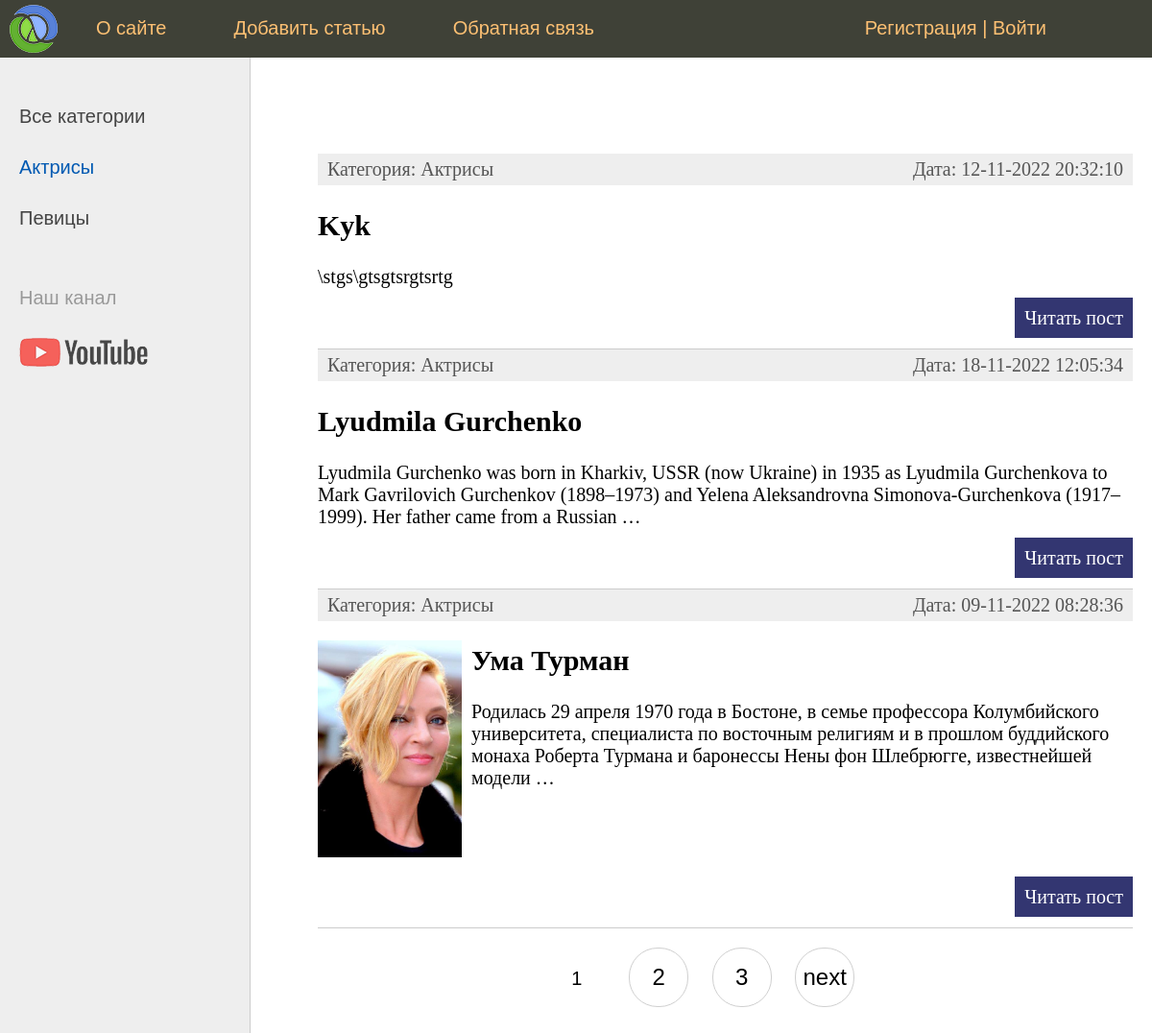
Screenshot of /category/aktrisy/ with the database file from the repository.
### women/models.py (models this page shows, shortened)
class Category(models.Model):
    name = models.CharField(max_length=100, db_index=True, verbose_name="Категория")
    slug = models.SlugField(max_length=255, unique=True, db_index=True, verbose_name="URL")
    def __str__(self):
        return self.name
    def get_absolute_url(self):
        return reverse('category', kwargs={'cat_slug': self.slug})
    class Meta:
        verbose_name = 'Категория'
        verbose_name_plural = 'Категории'
        ordering = ['id']

class Women(models.Model):
    title = models.CharField(max_length=255, verbose_name="Заголовок")
    slug = models.SlugField(max_length=255, unique=True, db_index=True, verbose_name="URL")
    content = models.TextField(blank=True,verbose_name="Текст статьи")
    photo = models.ImageField(upload_to="photos/%Y/%m/%d/", verbose_name="Фото")
    time_create= models.DateTimeField(auto_now_add=True, verbose_name="Время создания")
    time_update= models.DateTimeField(auto_now=True, verbose_name="Время изменения")
    is_published = models.BooleanField(default=True, verbose_name="Публикация")
    cat = models.ForeignKey('Category', on_delete=models.PROTECT, verbose_name="Категории")
    def get_absolute_url(self):
        return reverse('post', kwargs={'post_slug': self.slug})
    class Meta:
        verbose_name = 'Известные женщины'
        verbose_name_plural = 'Известные женщины'
        ordering = ['-time_create', 'title']

### women/views.py (the view)
# urls.py: path('category/<slug:cat_slug>/', ShowCategory.as_view(), name='category')
class ShowCategory(DataMixin, ListView):
    posts = Women
    template_name = 'women/index.html'
    context_object_name = 'posts'
    allow_empty = False
    def get_context_data(self, *, object_list=None, **kwargs):
        context = super().get_context_data(**kwargs)
        c=Category.objects.get(slug = self.kwargs['cat_slug'])
        c_def = self.get_context(title='Категория - ' + str(c.name),
                                      cat_selected=c.pk)
        return dict(list(context.items()) + list(c_def.items()))
    def get_queryset(self):
        return Women.objects.filter(cat__slug = self.kwargs['cat_slug'], is_published= True).select_related('cat')

### women/utils.py (called while the page is built)
    def get_context(self,**kwargs):
        context=kwargs
        cats= Category.objects.all()
        context['menu']=menu
        context['cats']= cats
        if 'cat_selected' not in context:
            context['cat_selected']=0
        return context

### women/templates/women/index.html (shortened to what this page needs)
{% extends 'women/base.html' %}
{% block content %}
<ul class="list-articles">
	{% for p in posts %}
			<li><div class="article-panel">
         <p class="first">Категория: {{p.cat}}</p>
         <p class="last">Дата: {{p.time_update|date:"d-m-Y H:i:s"}}</p>
</div>
				{% if p.photo %}
         <p><img class="img-article-left thumb" src="{{p.photo.url}}"></p>
{% endif %}
				<h2>{{p.title}}</h2>
	{% autoescape on %}
	{{p.content|linebreaks|truncatewords:30}}
	{% endautoescape %}
			<p class="link-read-post"><a href="{{ p.get_absolute_url }}">Читать пост</a></p>
			</li>
	{% endfor %}
</ul>
{% endblock %}

### women/templates/women/base.html (shortened to what this page needs)
{% load static %}
{% load women_tags %}
<!DOCTYPE html>
<html>
<head>
	<link type="text/css" href="{% static 'women/css/style.css' %}" rel="stylesheet" />
</head>
<body>
<table class="table-page" border=0 cellpadding="0" cellspacing="0">
<tr><td valign=top>
{% block mainmenu %}
		<div class="header">
			<ul id="mainmenu" class="mainmenu">
                            <li class="logo"><a href="{% url 'home' %}"><div class="logo"></div></a></li>
                        {% for m in menu %}
                            <li><a href="{% url m.url_name %}">{{m.title}}</a></li>
                        {% endfor %}
                            <li class="last">
                                {% if request.user.is_authenticated %}
<li class="last"> {{user.username}} | <a href="{% url 'logout' %}">Выйти</a></li>
{% else %}
<li class="last"><a href="{% url 'register' %}">Регистрация</a> | <a href="{% url 'login' %}">Войти</a></li>
{% endif %}
                            </li>
                            </ul>
{% endblock mainmenu %}
<table class="table-content" border=0 cellpadding="0" cellspacing="0">
<tr>
	<td valign="top" class="left-chapters">
	<ul id="leftchapters">
		{% if cat_selected == 0 %}
                   <li class="selected">Все категории</li>
{% else %}
                   <li><a href="{% url 'home' %}">Все категории</a></li>
{% endif %}
{% for c in cats %}
         {% if c.pk == cat_selected %}
                   <li class="selected">{{c.name}}</li>
         {% else %}
                   <li><a href="{{ c.get_absolute_url }}">{{c.name}}</a></li>
         {% endif %}
{% endfor %}
		<li class="share">
		<p>Наш канал</p>
		<a class="share-yt" href="https://www.youtube.com/channel/UClJzWfGWuGJL2t-3dYKcHTA/playlists" target="_blank" rel="nofollow"></a>
		</li>
	</ul>
</td>
<td valign="top" class="content">
	<div class="content-text">
{% block content %} {% endblock %}
	</div>
<nav class="list-pages">
    <ul>
        {% for p in paginator.page_range %}
                   {% if page_obj.number == p %}
        <li class="page-num page-num-selected">{{ p }}</li>
                   {% elif p >= page_obj.number|add:-2 and p <= page_obj.number|add:2  %}
        <li class="page-num">
            <a href="?page={{ p }}" >{{ p }}</a>
        </li>
                   {% endif %}
        {% endfor %}
		{% if page_obj.has_next %}
<li class="page-num text-wrap">
         <a href="?page={{ page_obj.next_page_number }}">next</a>
</li>
{% endif %}
    </ul>
</nav>
</td></tr></table>
</td></tr>
</body>
</html>

### women/static/women/css/style.css (style rules this page uses)
html, body { font-family: 'Arial'; margin: 0; padding: 0; height: 100%; width: 100%; color: #444; }
a { color: #0059b2; text-decoration: none; }
img { max-width: 600px; height: auto; }
img.img-article-left { max-width: 300px; height: auto; float: left; padding: 0 10px 10px 0; }
img.img-article-left.thumb { max-width: 150px; height: auto; }
p.link-read-post { text-align: right; }
p.link-read-post a { padding: 10px; min-width: 100px; background: #333671; color: #fff; text-decoration: none; }
div.article-panel { background: #eee; padding: 5px 10px 5px 10px; box-sizing: border-box; overflow: hidden; color: #555; }
div.article-panel p.first { margin: 0; float: left; }
div.article-panel p.last { margin: 0; float: right; }
ul.list-articles { list-style: none; margin: 0; padding: 0; }
ul.list-articles li { border-bottom: 1px solid #ccc; }
.table-page { width: 100%; height: 100%; vertical-align: top; }
.table-page tr { height: 100%; }
.header { background: #3F4137; height: 60px; }
.logo { background: url('../images/logo.png') no-repeat 10px 5px; width: 70px; height: 60px; }
ul.mainmenu { list-style: none; margin: 0; padding: 0; height: 60px; color: #fdc073; font-size: 20px; overflow: hidden; }
ul.mainmenu li { float: left; margin: 18px 40px 0 30px; }
ul.mainmenu li.logo { margin: 0; }
ul.mainmenu li.last { float: right; }
ul.mainmenu li a { color: #fdc073; text-decoration: none; }
.table-content { width: 100%; min-height: 100%; height: 100%; }
.left-chapters { margin: 0; background: #eee; border-right: 1px solid #ccc; min-height: 100%; }
.left-chapters ul { width: 230px; min-height: 100%; margin: 0; padding: 20px 10px 10px 20px; list-style: none; font-size: 20px; }
.left-chapters ul li { margin: 30px 0 0 0; color: #999; }
.left-chapters ul li.selected { color: #0059b2; }
.left-chapters ul li a { color: #444; text-decoration: none; }
.left-chapters ul li.share { margin: 60px 0 0 0; }
.left-chapters ul li.share p { margin: 30px 0 30px 0; }
.left-chapters ul li.share a { display: inline-block; width: 40px; height: 40px; margin: 0 20px 0 0; }
.left-chapters ul li.share a.share-yt { width: 100%; height: 30px; background: url('../images/share_yt.png') no-repeat 0 0 }
.content { padding: 40px 20px 20px 40px; width: 100%; box-sizing: border-box; }
.content-text { margin: 60px 0 0 30px; color: #000; font-size: 20px; font-family: Yandex Sans Display Light; }
.list-pages { text-align: center; margin: 0 0 20px 0; }
.list-pages ul { margin: 20px 0 0 0; padding: 0; list-style: none; }
.list-pages ul li { display: inline-block; margin: 0 20px 0 0; }
.list-pages a { color: #000; font-size: 24px; text-decoration: none; }
.list-pages .page-num, .page-num-selected { display: inline-block; width: 60px; height: 44px; padding: 16px 0 0 0; border: 1px solid #d0d0d0; border-radius: 30px; }
.list-pages .page-num-selected { border: none; color: #000; font-size: 20px; }

### rows the page displays
Category: name "Актрисы"
Category: name "Певицы"
Women: cat "Актрисы", time_update "12-11-2022 20:32:10", title "Kyk", content "\\stgs\\gtsgtsrgtsrtg"
Women: cat "Актрисы", time_update "18-11-2022 12:05:34", title "Lyudmila Gurchenko", content "Lyudmila Gurchenko was born in Kharkiv, USSR (now Ukraine) in 1935 as Lyudmila Gurchenkova to Mark Gavrilovich Gurchenkov (1898–1973) and Yelena Aleksandrovna Simonova-Gurchenkova (1917–1999). Her father came from a Russian …"
Women: cat "Актрисы", time_update "09-11-2022 08:28:36", photo (picture), title "Ума Турман", content "Родилась 29 апреля 1970 года в Бостоне, в семье профессора Колумбийского университета, специалиста по восточным религиям и в прошлом буддийского монаха Роберта Турмана и баронессы Нены фон Шлебрюгге, известнейшей модели …"

### other values shown
{{ m.title }} "О сайте" "Добавить статью" "Обратная связь"
{{ p }} "1"
{{ p }} "2" "3"
